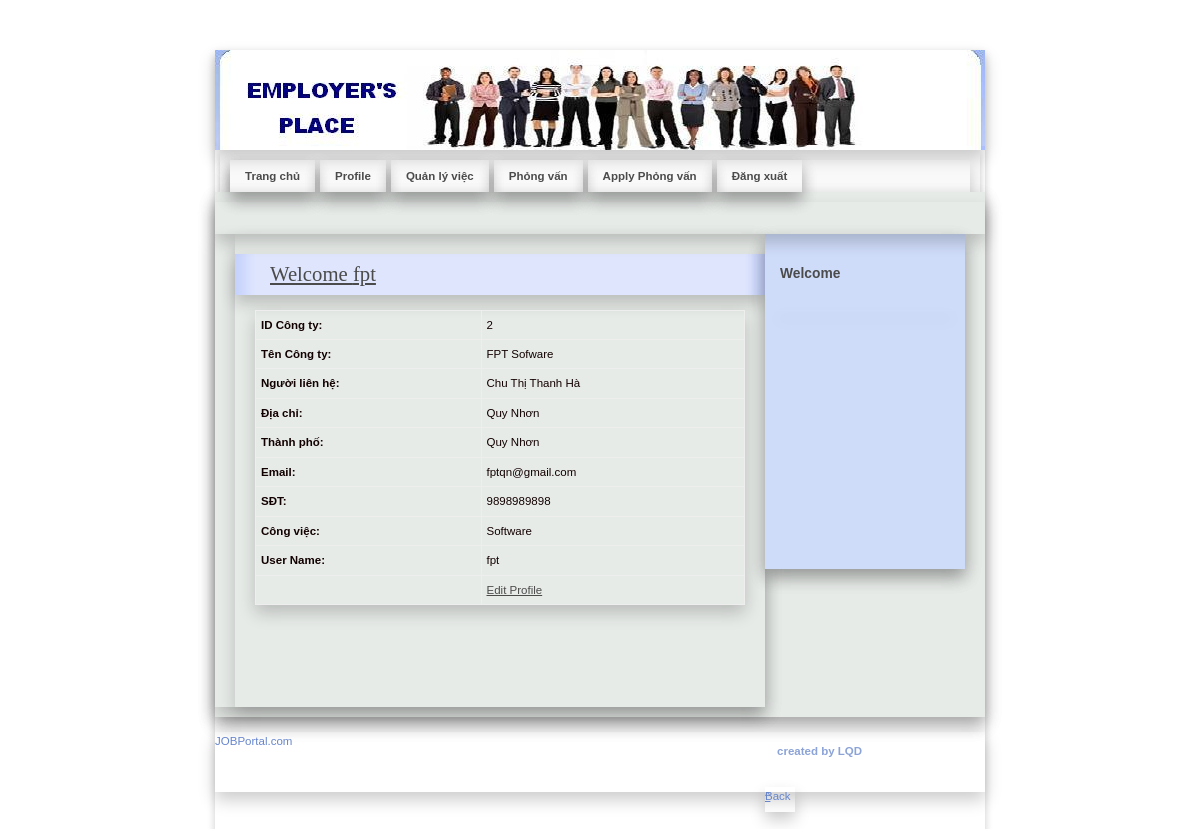
The app's page /Employer/Profile.php (signed in) with its own data.
### tables this page shows
CREATE TABLE `employer_reg` (
  `EmployerId` int(11) NOT NULL,
  `CompanyName` varchar(20) NOT NULL,
  `ContactPerson` varchar(20) NOT NULL,
  `Address` varchar(100) NOT NULL,
  `City` varchar(20) NOT NULL,
  `Email` varchar(40) NOT NULL,
  `Mobile` bigint(20) NOT NULL,
  `Area_Work` varchar(40) NOT NULL,
  `Status` varchar(10) NOT NULL,
  `UserName` varchar(20) NOT NULL,
  `Password` varchar(20) NOT NULL,
  `Question` varchar(100) NOT NULL,
  `Answer` varchar(50) NOT NULL
);

### Employer/Profile.php (the view, shortened to what this page needs)
<!DOCTYPE html PUBLIC "-//W3C//DTD XHTML 1.0 Strict//EN" "http://www.w3.org/TR/xhtml1/DTD/xhtml1-strict.dtd">
<html xmlns="http://www.w3.org/1999/xhtml" xml:lang="cs" lang="cs">
<head>
    <link rel="stylesheet" media="screen,projection" type="text/css" href="./css/main.css" />
    <link rel="stylesheet" media="print" type="text/css" href="./css/print.css" />
    <link rel="stylesheet" media="aural" type="text/css" href="./css/aural.css" />
</head>
<body id="www-url-cz">
<div id="main" class="box">
<?php
include "Header.php"
?>
<?php
include "menu.php"
?>
    <div id="page" class="box">
    <div id="page-in" class="box">
        <div id="strip" class="box noprint">
            <p id="breadcrumbs">&nbsp;</p>
        </div>
        <div id="content">
            <div class="article">
                <h2><span><a href="#">Welcome <?php echo $_SESSION['$UserName_emp'];?></a></span></h2>
               <?php
$ID=$_SESSION['ID'];
$con = mysqli_connect("localhost","root","","job");
mysqli_set_charset($con, 'UTF8');
$sql = "select * from employer_reg where EmployerId ='".$ID."'  ";
$result = mysqli_query($con,$sql) or die( mysqli_error($con));
$row = mysqli_fetch_array($result)
?>
                <table width="100%" border="1" cellspacing="2" cellpadding="2">
                  <tr>
                    <td><strong>ID Công ty:</strong></td>
                    <td><?php echo $row['EmployerId'];?></td>
                  </tr>
                  <tr>
                    <td><strong>Tên Công ty:</strong></td>
                    <td><?php echo $row['CompanyName'];?></td>
                  </tr>
                  <tr>
                    <td><strong>Người liên hệ:</strong></td>
                    <td><?php echo $row['ContactPerson'];?></td>
                  </tr>
                  <tr>
                    <td><strong>Địa chỉ:</strong></td>
                    <td><?php echo $row['Address'];?></td>
                  </tr>
                  <tr>
                    <td><strong>Thành phố:</strong></td>
                    <td><?php echo $row['City'];?></td>
                  </tr>
                  <tr>
                    <td><strong>Email:</strong></td>
                    <td><?php echo $row['Email'];?></td>
                  </tr>
                  <tr>
                    <td><strong>SĐT:</strong></td>
                    <td><?php echo $row['Mobile'];?></td>
                  </tr>
                  <tr>
                    <td><strong>Công việc:</strong></td>
                    <td><?php echo $row['Area_Work'];?></td>
                  </tr>
                  <tr>
                    <td><strong>User Name:</strong></td>
                    <td><?php echo $row['UserName'];?></td>
                  </tr>
                  <tr>
                    <td>&nbsp;</td>
                    <td><a href="EditProfile.php?EmployerId=<?php echo $row['EmployerId']; ?>">Edit Profile</a></td>
                  </tr>
                </table>
              <p>&nbsp;</p>
                <p class="btn-more box noprint">&nbsp;</p>
          </div>
        </div>
<?php
include "right.php"
?>
    </div>
    </div>
<?php
include "footer.php"
?>
</div>
</body>
</html>

### JobSeeker/css/main.css (style rules this page uses)
* { min-height: 1px; }
body { border: 0; margin: 0; padding: 0; background: #ffffff; font: 72%/160% "verdana", sans-serif; color: #120101; _text-align: center; }
a { color: #4b4b4b; }
p { border: 0; margin: 15px 0; padding: 0; }
div { display: block; border: 0; margin: 0; padding: 0; box-shadow: 0 8px 16px 0 rgba(0, 0, 0, 0.2); }
h1, h2, h3, h4, h5 { border: 0; margin: 15px 0 10px 0; padding: 0; font-weight: bold; }
h2 { font-size: 180%; line-height: 100%; font-family: "georgia", serif; font-weight: normal; }
table { display: table; border-collapse: collapse; margin: 15px 0; padding: 0; border: 1px solid rgb(238, 95, 95); font-size: 100%; box-shadow: 0 8px 16px 0 rgba(0, 0, 0, 0.2); }
tr { display: table-row; }
th, td { display: table-cell; border: 1px solid rgb(238, 238, 238); margin: 0; padding: 5px; vertical-align: top; text-align: left; }
a, img, span { border: 0; margin: 0; padding: 0; }
strong, .strong { font-weight: bold; }
.box { min-height: 1px; _height: 1px; }
.box:after { content: "."; display: block; line-height: 0px; font-size: 0px; visibility: hidden; clear: both; }
#main { width: 770px; margin: 50px auto 0 auto; _text-align: left; box-shadow: 0 4px 8px 0 rgba(0, 0, 0, 0.2); }
#page { width: 770px; min-height: 1px; background: #e7ebe8; _height: 1px; box-shadow: 0 8px 16px 0 rgba(0, 0, 0, 0.2); }
#page-in { min-height: 1px; padding: 10px 0; _height: 1px; box-shadow: 0 8px 16px 0 rgba(0, 0, 0, 0.2); }
#strip { position: relative; clear: both; padding: 3px 20px 10px 20px; color: #7a807c; }
#strip p { margin: 0; }
#strip #breadcrumbs { width: 520px; margin: 0; padding: 0; }
#content { float: left; width: 530px; _width: 550px; margin: 0; padding: 0 0 0 20px; }
#content .article { clear: both; margin: 0; padding: 20px; }
#content .article h2 { margin: 0 -20px; padding: 10px; background: #dee5fd url("../design/content_title_bg.gif") 0 0 repeat-y; color: #4b4b4b; box-shadow: 0 8px 16px 0 rgba(0, 0, 0, 0.2); }
#content .article h2 span { padding-left: 25px; }
#content .article p { text-align: justify; }
#content .btn-more { margin: 0 0 15px 0; padding: 0; border: 0; position: relative; }

### Employer/css/print.css (style rules this page uses)
body { border:0; margin:0; padding:0; font-size:12pt }
a { color:#000; text-decoration:none; }
h1, h2, h3 { page-break-after:avoid; page-break-inside:avoid; }
table { border-collapse: collapse; border-width:1px; border-style:solid; }
th, td { display:table-cell; border-width:1px; border-style:solid; }
.noprint { display:none; }

### Employer/css/aural.css (style rules this page uses)
body { voice-family:paul,male; volume:loud; speech-rate:slow; richness:90; stress:20; }
h1, h2, h3, h4, h5 { cue-before:url("ping.au"); }
p, table { pause:50ms; }
strong { pitch:medium; pitch-range:60; stress:90; richness:90; }

### records on screen
employer_reg: EmployerId "2", CompanyName "FPT Sofware", ContactPerson "Chu Thị Thanh Hà", Address "Quy Nhơn", City "Quy Nhơn", Email "fptqn@gmail.com", Mobile "9898989898", Area_Work "Software", UserName "fpt"

### other values on screen
$_SESSION['$UserName_emp'] "fpt"
